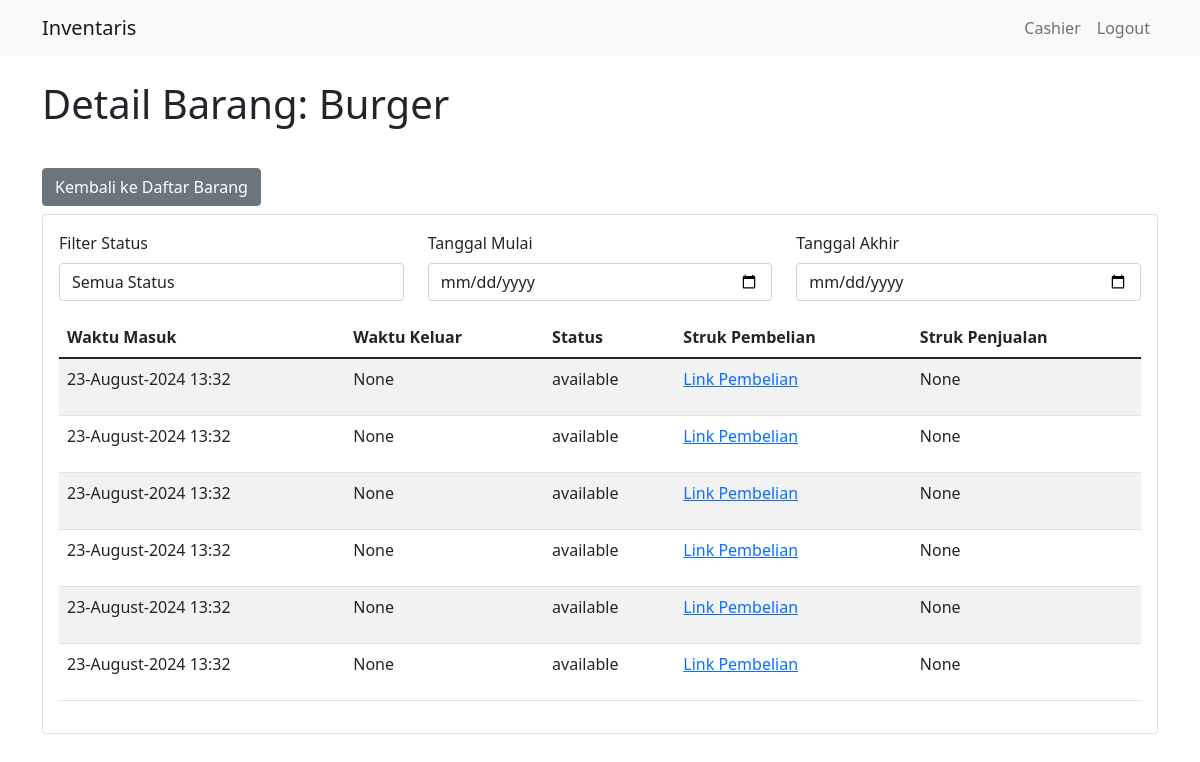
Screenshot of /products/4 (signed in) with the database file from the repository.
### app/models.py (models this page shows, shortened)
class Product(db.Model):
    product_id = db.Column(db.Integer, primary_key=True)
    name = db.Column(db.String(100), nullable=False)
    category = db.Column(db.Text)
    sell_price = db.Column(db.Float, nullable=False)
    buy_price = db.Column(db.Float, nullable=False)

class Item(db.Model):
    item_id = db.Column(db.Integer, primary_key=True)
    product_id = db.Column(db.Integer, db.ForeignKey('product.product_id'), nullable=False)
    entry_date = db.Column(db.DateTime, default=datetime.utcnow)
    exit_date = db.Column(db.DateTime, nullable=True)
    status = db.Column(db.String(100), nullable=False)
    sales_receipt = db.Column(db.String(100), nullable=True)
    purchase_receipt = db.Column(db.String(100), nullable=True)
    product = db.relationship('Product', backref=db.backref('items', lazy=True))

### app/routes_main.py (the view)
@main.route('/products/<int:product_id>')
def items(product_id):
    product = Product.query.get_or_404(product_id)
    status = request.args.get('status')
    start_date = request.args.get('start_date')
    end_date = request.args.get('end_date')
    query = Item.query.filter_by(product_id=product_id)
    if status:
        query = query.filter_by(status=status)
    if start_date:
        query = query.filter(Item.entry_date >= start_date)
    if end_date:
        query = query.filter(Item.entry_date <= end_date)
    items = query.all()
    return render_template('items.html',
                           product=product,
                           items=items,
                           selected_status=status,
                           start_date=start_date,
                           end_date=end_date,
                           role=session['role'])

### app/templates/items.html (shortened to what this page needs)
{% extends "base.html" %}
{% block content %}
<h1 class="mb-4">Detail Barang: {{ product.name }}</h1>
<a href="{{ url_for('main.products') }}" class="btn btn-secondary mt-3">Kembali ke Daftar Barang</a>
<div class="card mt-2">
    <div class="card-body">
        <form method="GET" action="{{ url_for('main.items', product_id=product.product_id) }}">
            <div class="row mb-3">
                <div class="col">
                    <label for="status" class="form-label">Filter Status</label>
                    <select class="form-control" id="status" name="status" onchange="this.form.submit()">
                        <option value="">Semua Status</option>
                    </select>
                </div>
                <div class="col">
                    <label for="start_date" class="form-label">Tanggal Mulai</label>
                    <input type="date" class="form-control" id="start_date" name="start_date" value="{{ start_date }}"
                        onchange="this.form.submit()">
                </div>
                <div class="col">
                    <label for="end_date" class="form-label">Tanggal Akhir</label>
                    <input type="date" class="form-control" id="end_date" name="end_date" value="{{ end_date }}"
                        onchange="this.form.submit()">
                </div>
            </div>
        </form>
        <table class="table table-striped">
            <thead>
                <tr>
                    <th>Waktu Masuk</th>
                    <th>Waktu Keluar</th>
                    <th>Status</th>
                    <th>Struk Pembelian</th>
                    <th>Struk Penjualan</th>
                </tr>
            <tbody>
                {% for item in items %}
                <tr>
                    <td>{{ item.entry_date.strftime('%d-%B-%Y %H:%M') }}</td>
                    {% if item.exit_date %}
                    <td>{{ item.exit_date.strftime('%d-%B-%Y %H:%M') }}</td>
                    {% else %}
                    <td>None</td>
                    {% endif %}
                    <td>{{ item.status }}</td>
                    <td>
                        <a href="{{ item.sales_receipt }}">Link Pembelian</a>
                    </td>
                    <td>
                        {% if item.purchase_receipt == None %}
                        <p>None</p>
                        {% else %}
                        <a href="{{ item.purchase_receipt }}">Link Penjualan</a>
                        {% endif %}
                    </td>
                </tr>
                {% endfor %}
            </tbody>
        </table>
    </div>
</div>
{% endblock %}

### rows the page displays
Product: name "Burger"
Item: entry_date "23-August-2024 13:32", shows "None", status "available"
Item: entry_date "23-August-2024 13:32", shows "None", status "available"
Item: entry_date "23-August-2024 13:32", shows "None", status "available"
Item: entry_date "23-August-2024 13:32", shows "None", status "available"
Item: entry_date "23-August-2024 13:32", shows "None", status "available"
Item: entry_date "23-August-2024 13:32", shows "None", status "available"

### other values shown
{{ session['role'] }} "Cashier"
